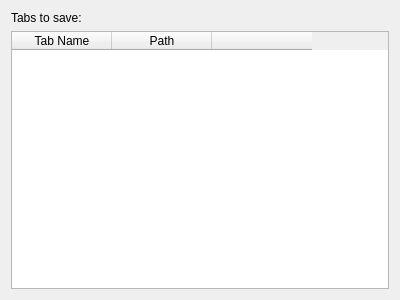
<?xml version="1.0" encoding="UTF-8"?>
<ui version="4.0">
 <class>ItemSyncSettings</class>
 <widget class="QWidget" name="ItemSyncSettings">
  <property name="geometry">
   <rect>
    <x>0</x>
    <y>0</y>
    <width>400</width>
    <height>300</height>
   </rect>
  </property>
  <layout class="QVBoxLayout" name="verticalLayout">
   <item>
    <widget class="QLabel" name="label">
     <property name="text">
      <string>Tabs to save:</string>
     </property>
    </widget>
   </item>
   <item>
    <widget class="QTableWidget" name="tableWidgetSyncTabs">
     <property name="alternatingRowColors">
      <bool>true</bool>
     </property>
     <property name="showGrid">
      <bool>false</bool>
     </property>
     <attribute name="verticalHeaderVisible">
      <bool>false</bool>
     </attribute>
     <column>
      <property name="text">
       <string>Tab Name</string>
      </property>
     </column>
     <column>
      <property name="text">
       <string>Path</string>
      </property>
     </column>
     <column>
      <property name="text">
       <string/>
      </property>
     </column>
    </widget>
   </item>
  </layout>
 </widget>
 <resources/>
 <connections/>
</ui>
